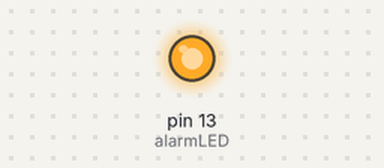
Recording of a sketch running on a simulated Arduino Uno, built with avr-gcc and run on an emulated ATmega328P. Shown: output pins drawn as LEDs (lit = HIGH).

Above: at 0.05 s.
At 3.3 s:
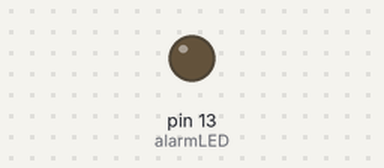
Timing chart, 0 to 7.6 s (numbered marks = the images above):
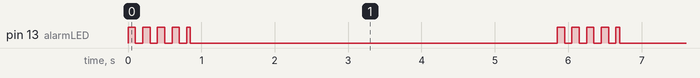

The sketch:

alarm_proj.ino
```cpp
const int alarmLED = 13;
void setup() {
  pinMode(alarmLED, OUTPUT);
  // put your setup code here, to run once:

}

void loop() {
  digitalWrite(alarmLED, HIGH);
  delay(100);
  digitalWrite(alarmLED, LOW);
  delay(100);
    digitalWrite(alarmLED, HIGH);
  delay(100);
  digitalWrite(alarmLED, LOW);
  delay(100);
    digitalWrite(alarmLED, HIGH);
  delay(100);
  digitalWrite(alarmLED, LOW);
  delay(100);
    digitalWrite(alarmLED, HIGH);
  delay(100);
  digitalWrite(alarmLED, LOW);
  delay(100);
  digitalWrite(alarmLED, HIGH);
  delay(50);
  digitalWrite(alarmLED, LOW);
  delay(5000);

  // put your main code here, to run repeatedly:

}
```

Measured:
- by itself, pin 13 (alarmLED): repeats every 5.9 s: 3 × (LOW 0.10 s, HIGH 0.10 s), LOW 0.10 s, HIGH 0.05 s, LOW 5.0 s, HIGH 0.10 s
- by itself, everything shown: repeats every 5.9 s, in 10 steps
